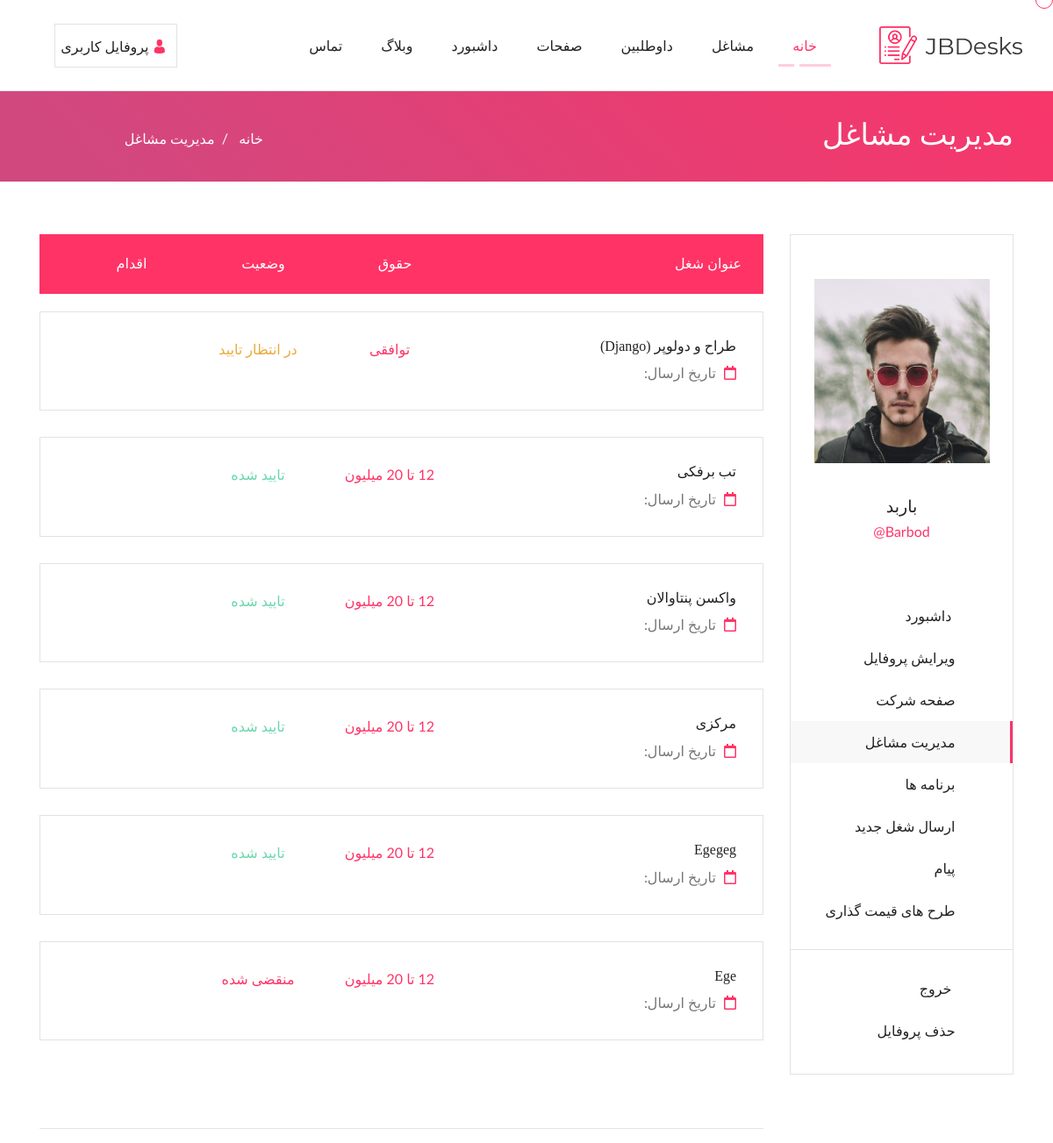
The app's page /dashboard/ (signed in), older data.
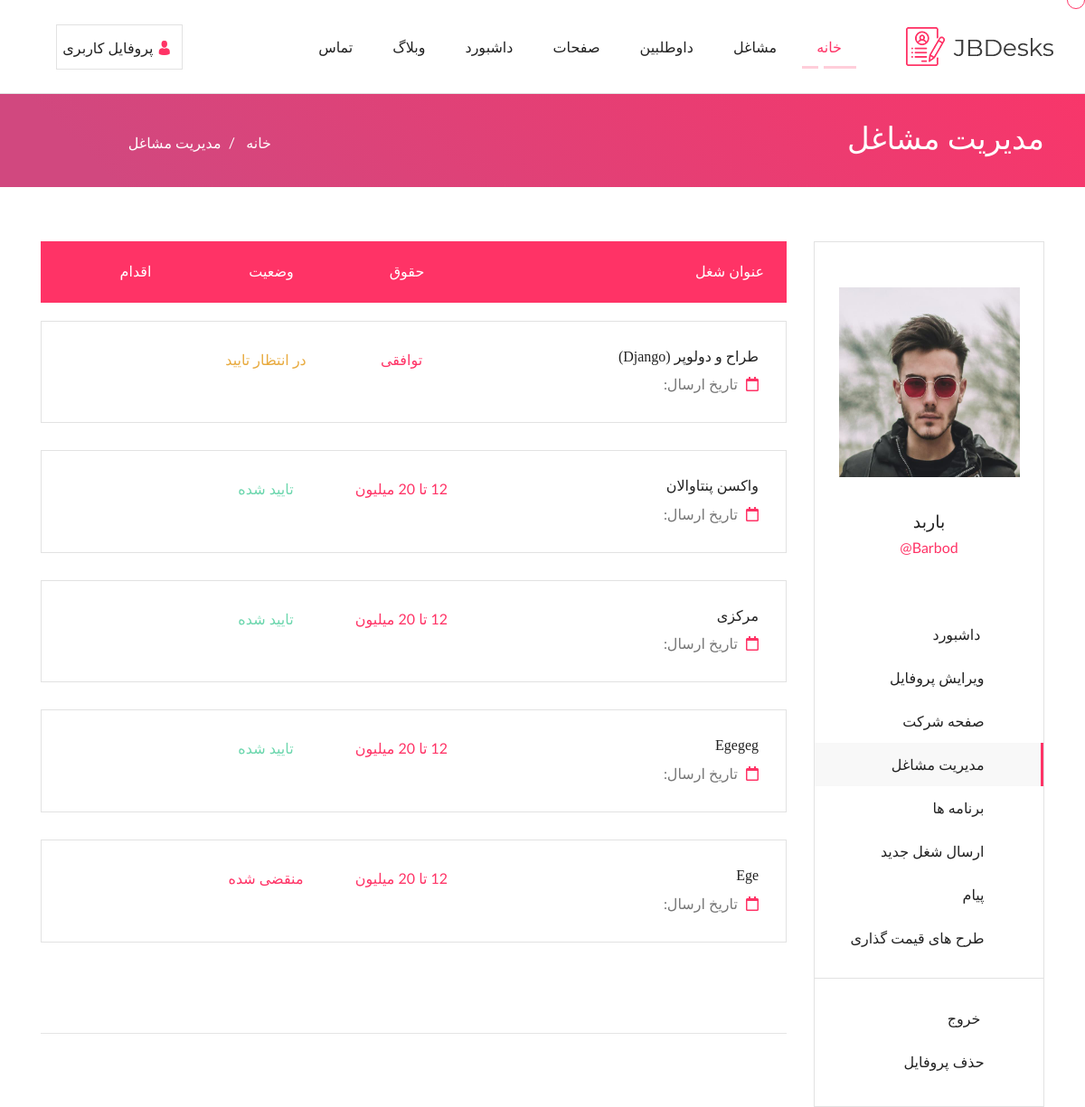
The same page, newer data.
### jobs/models.py (models this page shows, shortened)
class Jobs(models.Model):
    author = models.ForeignKey(User, models.CASCADE, verbose_name='نویسنده')
    title = models.CharField(max_length=300, verbose_name='عنوان شغلی')
    company = models.CharField(max_length=300, verbose_name='نام شرکت')
    description = HTMLField(verbose_name='توضیحات شغلی')
    employer_description = models.TextField(verbose_name='نفش کارمند در شرکت')
    address = models.TextField(verbose_name='آدرس شرکت شما')
    important = TaggableManager(blank=True, verbose_name='مهارت های لازم')
    service = TaggableManager(through=Services,blank=True, verbose_name='مسئولیت ها',related_name='services')
    price = models.CharField(max_length=200, default='12 تا 20 میلیون', choices=PRICE_CHOICES, verbose_name="حقوق")
    category = models.ForeignKey(Category, on_delete=models.SET_NULL, verbose_name='دسته بندی', blank=True, null=True)
    state = models.ForeignKey(Cities, on_delete=models.SET_NULL, verbose_name='شهر', blank=True, null=True)
    Type = models.CharField(max_length=200, default='d', choices=Job_CHOICES, verbose_name="وضعیت شغلی")
    status = models.CharField(max_length=200, default='i', choices=STATUS_CHOICES, verbose_name="وضعیت")
    soldiering = models.CharField(max_length=200, default='مهم نیست', choices=SOLDIER_CHOICES,
                                  verbose_name="وضعیت نظام وظیفه")
    sex = models.CharField(max_length=200, default='مهم نیست', choices=SEX_CHOICES,
                                  verbose_name="جنسیت")
    experiance = models.CharField(max_length=200, default='مهم نیست', choices=EXPERIANCE_CHOICES,
                                  verbose_name="سطح تجربه")
    date=models.DateTimeField(auto_now_add=True,verbose_name='زمان ثبت')

### account/views.py (the view)
# urls.py: path('dashboard/', Dashboard.as_view(),name='dashboard'),
class Dashboard(UserAccessMixin,LoginRequiredMixin, ListView):
    template_name = 'registration/dashboard.html'
    paginate_by= 8
    def get_queryset(self):
        if self.request.user.is_superuser:
            return Jobs.objects.all()
        else:
            return Jobs.objects.filter(author=self.request.user)

### jobs/mixins.py (called while the page is built)
    def get(self, request, *args, **kwargs):
        if request.user.Employee:
            return redirect('/')
            messages.error('شما نمیتوانید به صفحه های کارفرمایان دسترسی داشته باشید')
        return super().get(request, *args, **kwargs)

### templates/registration/dashboard.html (shortened to what this page needs)
{% extends 'shared/register_base.html' %}
{% block content %}
                <div class="col-lg-9 col-md-12 col-sm-12 col-12">
                    <div class="row">
                        <div class="col-lg-12 col-md-12 col-sm-12 col-12">
                            <div class="job_main_overflow jb_cover">
                                <div class="latest_job_overlow jb_cover">
                                    <div class="manage_jobs_wrapper jb_cover">
                                        <div class="job_list mange_list">
                                            <h6>عنوان شغل</h6>
                                        </div>
                                        <div class="job_list_next mange_list">
                                            <h6>حقوق</h6>
                                        </div>
                                        <div class="job_list_next mange_list">
                                            <h6>وضعیت</h6>
                                        </div>
                                        <div class="job_list_next mange_list">
                                            <h6>اقدام</h6>
                                        </div>
                                    </div>
{% for job in object_list %}
                                    <div class="latest_job_box jb_cover">
                                        <div class="job_list">
                                            <h6><a href="{% url 'job-detail' job.id %}">{{job.title}}</a></h6>
                                            <p> <i class="far fa-calendar"></i> تاریخ ارسال:{{job.datw}}</p>
                                        </div>
                                        <div class="job_list_next">
                                            <p><a href="">{{job.price}}</a></p>
                                        </div>
                                        {% if job.status == 'p' %}
                                        <div class="job_list_next">
                                            <p class="gn">تایید شده</p>
                                        </div>
                                        {% elif job.status == 'i' %}
                                        <div class="job_list_next">
                                            <p class="pen">در انتظار تایید</p>
                                        </div>
                                        {% else %}
                                        <div class="job_list_next">
                                            <p class="ex">منقضی شده</p>
                                        </div>
                                        {% endif %}
                                        <div class="job_list_next">
                                            <ul>
                                                <li><a href="#"><i class="fas fa-eye"></i></a></li>
                                                <li><a href="#"><i class="fas fa-edit"></i></a></li>
                                                <li><a href="#"><i class="fas fa-trash-alt"></i></a></li>
                                            </ul>
                                        </div>
                                    </div>
{% endfor %}
                                {% if page_obj %}
                <div class="blog_pagination_section jb_cover">
                    <br>
                    <hr>
                </div>
    {% endif %}
                                </div>
                            </div>
                        </div>
                    </div>
                </div>
            </div>
        </div>
    </div>
{% endblock  %}

Row changes from the older to the newer data that the page shows:
removed Jobs: title "تب برفکی", price "12 تا 20 میلیون", status "تایید شده"
